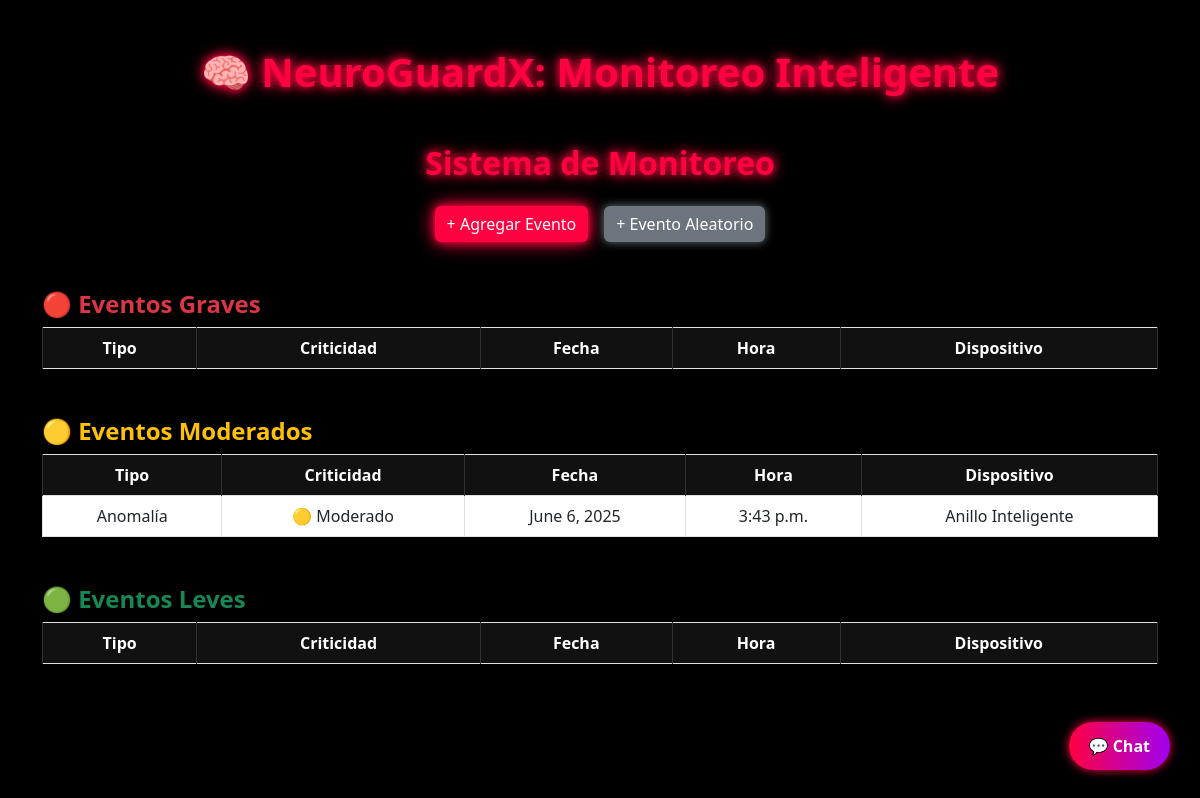
The app's page /, older data.
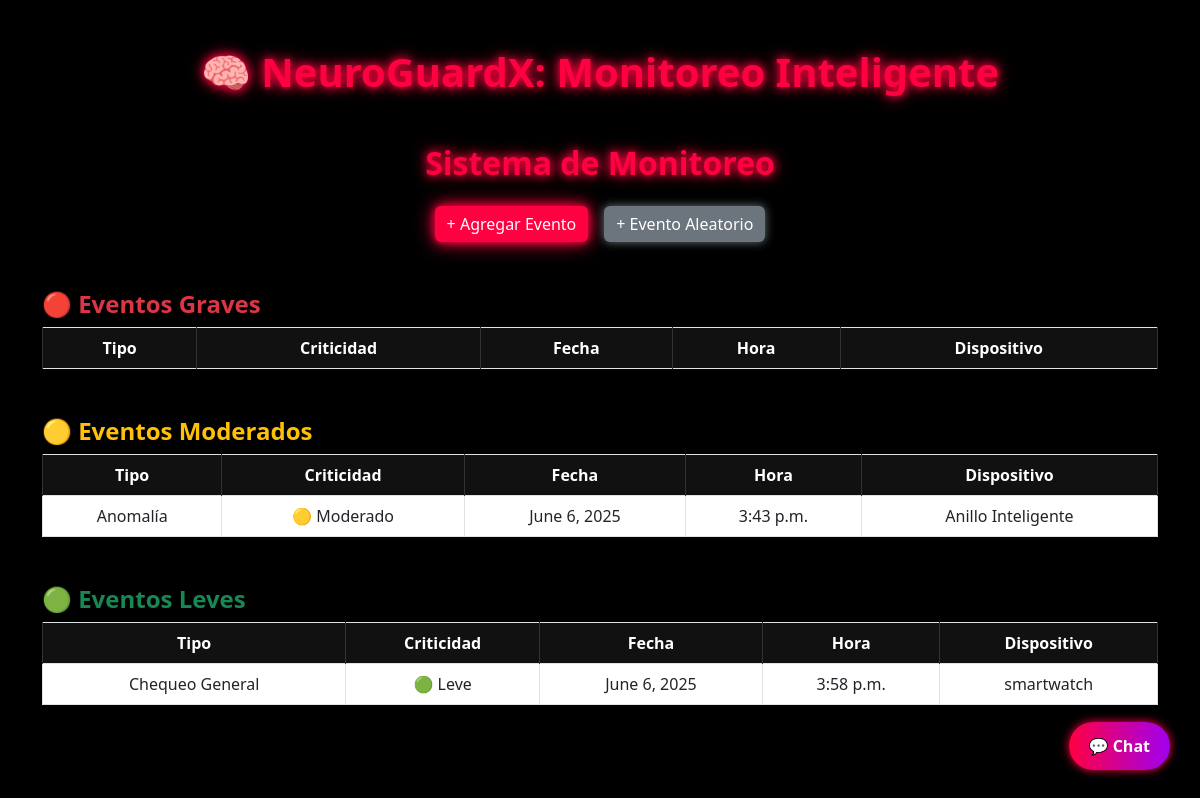
The same page, newer data.
### monitoreo/models.py (models this page shows, shortened)
class Evento(models.Model):
    TIPO_EVENTO = [
        ('ataque', 'Ataque'),
        ('anomalia', 'Anomalía'),
        ('normal', 'Chequeo General'),
    ]
    CRITICIDAD = [
        ('leve', 'Leve'),
        ('moderado', 'Moderado'),
        ('grave', 'Grave'),
    ]
    DISPOSITIVO_CHOICES = [
        ('smartwatch', 'Smartwatch'),
        ('anillo', 'Anillo Inteligente'),
        ('almohada', 'Almohada Inteligente'),
    ]
    tipo = models.CharField(
        max_length=20,
        choices=TIPO_EVENTO,
        verbose_name='Tipo de Evento'
    )
    criticidad = models.CharField(
        max_length=10,
        choices=CRITICIDAD,
        default='moderado',
        verbose_name='Nivel de Criticidad'
    )
    fecha = models.DateField(verbose_name='Fecha')
    hora = models.TimeField(verbose_name='Hora')
    dispositivo = models.CharField(
        max_length=50,
        choices=DISPOSITIVO_CHOICES,
        verbose_name='Dispositivo'
    )

### monitoreo/views.py (the view)
# urls.py: path('', views.lista_eventos, name='lista_eventos'),
def lista_eventos(request):
    eventos = Evento.objects.all().order_by('-fecha', '-hora')
    return render(request, 'monitoreo/lista_eventos.html', {'eventos': eventos})

### monitoreo/templates/monitoreo/lista_eventos.html (shortened to what this page needs)
{% extends 'monitoreo/base.html' %}
{% block content %}
<h2 class="neon-title mt-5" data-aos="fade-up" title="Aquí se listan todos los eventos registrados automáticamente o manualmente.">
    Sistema de Monitoreo
</h2>
<div class="text-center my-4 d-flex justify-content-center gap-3" data-aos="fade-up">
    <a href="{% url 'agregar_evento' %}" class="btn btn-critical" title="Crea un nuevo evento desde cero.">+ Agregar Evento</a>
    <button onclick="agregarEvento()" class="btn btn-neutral" title="Simula un evento generado por los sensores.">+ Evento Aleatorio</button>
</div>
{% if eventos %}
<div class="table-responsive" data-aos="fade-up">
    <h4 class="text-start text-danger mt-4">🔴 Eventos Graves</h4>
    <table class="table table-bordered custom-table">
        <thead>
            <tr class="text-center">
                <th>Tipo</th>
                <th>Criticidad</th>
                <th>Fecha</th>
                <th>Hora</th>
                <th>Dispositivo</th>
            </tr>
        </thead>
    </table>
    <h4 class="text-start text-warning mt-5">🟡 Eventos Moderados</h4>
    <table class="table table-bordered custom-table">
        <thead>
            <tr class="text-center">
                <th>Tipo</th>
                <th>Criticidad</th>
                <th>Fecha</th>
                <th>Hora</th>
                <th>Dispositivo</th>
            </tr>
        </thead>
        <tbody id="tabla-moderados">
            {% for e in eventos %}
                {% if e.criticidad == "moderado" %}
                <tr class="text-center">
                    <td>{{ e.get_tipo_display }}</td>
                    <td>🟡 Moderado</td>
                    <td>{{ e.fecha }}</td>
                    <td>{{ e.hora }}</td>
                    <td>{{ e.dispositivo }}</td>
                </tr>
                {% endif %}
            {% endfor %}
        </tbody>
    </table>
    <h4 class="text-start text-success mt-5">🟢 Eventos Leves</h4>
    <table class="table table-bordered custom-table">
        <thead>
            <tr class="text-center">
                <th>Tipo</th>
                <th>Criticidad</th>
                <th>Fecha</th>
                <th>Hora</th>
                <th>Dispositivo</th>
            </tr>
        </thead>
        <tbody id="tabla-leves">
            {% for e in eventos %}
                {% if e.criticidad == "leve" %}
                <tr class="text-center">
                    <td>{{ e.get_tipo_display }}</td>
                    <td>🟢 Leve</td>
                    <td>{{ e.fecha }}</td>
                    <td>{{ e.hora }}</td>
                    <td>{{ e.dispositivo }}</td>
                </tr>
                {% endif %}
            {% endfor %}
        </tbody>
    </table>
</div>
{% else %}
<div class="alert alert-warning text-center">No hay eventos registrados.</div>
{% endif %}
<button class="toggle-chatbot" onclick="toggleChatbot()" title="Haz clic aquí para hablar con Nhyrex, tu asistente virtual.">💬 Chat</button>
{% endblock %}

Row changes from the older to the newer data that the page shows:
added Evento: tipo "Chequeo General", fecha "June 6, 2025", hora "3:58 p.m.", dispositivo "smartwatch", shown under "🟢 Eventos Leves"
